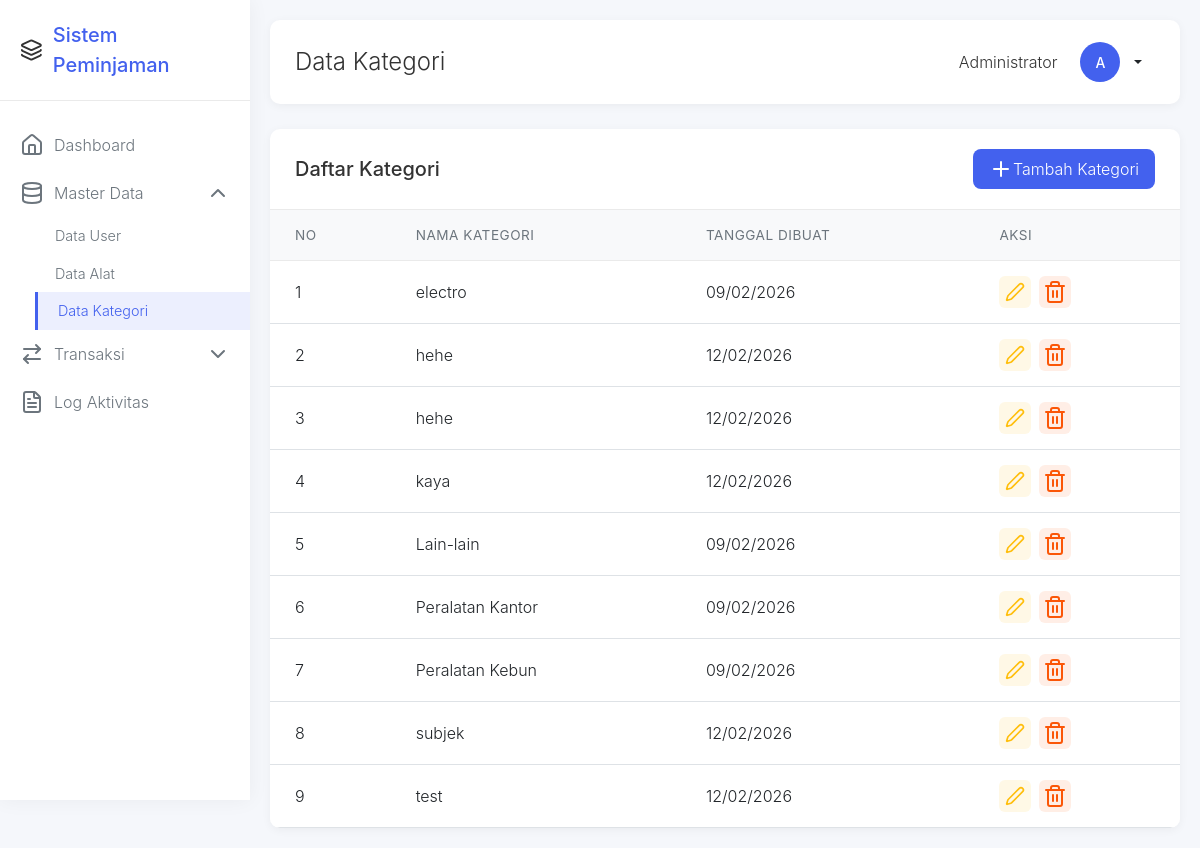
The app's page /admin/kategori.php (signed in) with its own data.
### tables this page shows
CREATE TABLE `kategori` (
  `id` int(11) NOT NULL,
  `nama_kategori` varchar(100) NOT NULL,
  `created_at` timestamp NOT NULL DEFAULT current_timestamp()
);

### admin/kategori.php (the view, shortened to what this page needs)
<?php
 $db = new Database();
 $conn = $db->getConnection();
 $stmt = $conn->prepare("SELECT * FROM kategori ORDER BY nama_kategori");
 $stmt->execute();
 $result = $stmt->get_result();
?>
<!DOCTYPE html>
<html lang="id">
<head>
    <link href="https://cdn.jsdelivr.net/npm/bootstrap@5.3.0/dist/css/bootstrap.min.css" rel="stylesheet">
    <link rel="stylesheet" href="../assets/css/style.css">
</head>
<body>
    <aside class="sidebar" id="sidebar">
        <div class="sidebar-header">
            <i data-lucide="layers"></i>
            <span class="sidebar-logo">Sistem Peminjaman</span>
        </div>
        <nav class="sidebar-menu">
            <a href="dashboard.php" class="menu-item">
                <i data-lucide="home" class="menu-icon"></i>
                <span class="menu-text">Dashboard</span>
            </a>
            <div class="menu-item" data-bs-toggle="collapse" data-bs-target="#masterDataDropdown" aria-expanded="true">
                <i data-lucide="database" class="menu-icon"></i>
                <span class="menu-text">Master Data</span>
                <i data-lucide="chevron-down" class="menu-arrow"></i>
            </div>
            <div class="collapse show dropdown-menu-custom" id="masterDataDropdown">
                <a href="users.php" class="menu-item">
                    <span class="menu-text">Data User</span>
                </a>
                <a href="alat.php" class="menu-item">
                    <span class="menu-text">Data Alat</span>
                </a>
                <a href="kategori.php" class="menu-item active">
                    <span class="menu-text">Data Kategori</span>
                </a>
            </div>
            <div class="menu-item" data-bs-toggle="collapse" data-bs-target="#transaksiDropdown" aria-expanded="false">
                <i data-lucide="arrow-right-left" class="menu-icon"></i>
                <span class="menu-text">Transaksi</span>
                <i data-lucide="chevron-down" class="menu-arrow"></i>
            </div>
            <a href="log_activity.php" class="menu-item">
                <i data-lucide="file-text" class="menu-icon"></i>
                <span class="menu-text">Log Aktivitas</span>
            </a>
        </nav>
    </aside>
    <main class="main-content">
        <div class="top-header">
            <div style="display: flex; align-items: center;">
                <h1 class="page-title">Data Kategori</h1>
            </div>
            <div class="user-profile">
                <span style="margin-right: 10px;"><?php echo $_SESSION['nama']; ?></span>
                <div class="dropdown">
                    <button class="btn btn-sm dropdown-toggle d-flex align-items-center" type="button" id="userDropdown" data-bs-toggle="dropdown" aria-expanded="false">
                        <div class="user-avatar">
                            <?php echo strtoupper(substr($_SESSION['nama'], 0, 1)); ?>
                        </div>
                    </button>
                </div>
            </div>
        </div>
        <div class="table-card">
            <div class="card-header-custom">
                <h5 class="mb-0">Daftar Kategori</h5>
                <button class="btn-add" data-bs-toggle="modal" data-bs-target="#kategoriModal">
                    <i data-lucide="plus"></i> Tambah Kategori
                </button>
            </div>
            <div class="table-responsive">
                <table class="table table-custom">
                    <thead>
                        <tr>
                            <th>No</th>
                            <th>Nama Kategori</th>
                            <th>Tanggal Dibuat</th>
                            <th>Aksi</th>
                        </tr>
                    </thead>
                    <tbody>
                        <?php $no = 1; while ($kategori = $result->fetch_assoc()): ?>
                        <tr>
                            <td><?php echo $no++; ?></td>
                            <td><?php echo $kategori['nama_kategori']; ?></td>
                            <td><?php echo date('d/m/Y', strtotime($kategori['created_at'])); ?></td>
                            <td>
                                <div class="action-buttons">
                                    <button class="btn-action btn-edit" onclick="editKategori(<?php echo $kategori['id']; ?>, '<?php echo $kategori['nama_kategori']; ?>')">
                                        <i data-lucide="edit-2"></i>
                                    </button>
                                    <a href="kategori.php?delete=<?php echo $kategori['id']; ?>" class="btn-action btn-delete" onclick="return confirm('Apakah Anda yakin ingin menghapus kategori ini?')">
                                        <i data-lucide="trash-2"></i>
                                    </a>
                                </div>
                            </td>
                        </tr>
                        <?php endwhile; ?>
                    </tbody>
                </table>
            </div>
        </div>
    </main>
</body>
</html>

### assets/css/style.css (style rules this page uses)
body { font-family: 'Segoe UI', Tahoma, Geneva, Verdana, sans-serif; background-color: #f8f9fa; }
.table { margin-bottom: 0; }
.table th { border-top: none; font-weight: 600; color: #495057; background-color: #f8f9fa; }
.btn { border-radius: 6px; font-weight: 500; transition: all 0.2s ease; }
.btn-sm { padding: 0.375rem 0.75rem; font-size: 0.875rem; }

### admin/kategori.php (style rules this page uses)
:root { --primary-color: #4361ee; --secondary-color: #3f37c9; --success-color: #06ffa5; --info-color: #00b4d8; --warning-color: #ffbe0b; --danger-color: #fb5607; --light-color: #f8f9fa; --dark-color: #212529; --sidebar-width: 250px; --sidebar-collapsed-width: 70px; }
body { font-family: 'Inter', 'Segoe UI', Tahoma, Geneva, Verdana, sans-serif; font-weight: 300; background-color: #f5f7fb; color: #333; }
.sidebar { position: fixed; top: 0; left: 0; height: 100vh; width: var(--sidebar-width); background-color: white; box-shadow: 0 0 20px rgba(0, 0, 0, 0.05); z-index: 1000; transition: all 0.3s ease; }
.sidebar-header { padding: 20px; border-bottom: 1px solid #eaeaea; display: flex; align-items: center; }
.sidebar-logo { font-size: 1.25rem; font-weight: 500; color: var(--primary-color); margin-left: 10px; }
.sidebar-menu { padding: 20px 0; }
.menu-item { padding: 12px 20px; display: flex; align-items: center; color: #6c757d; text-decoration: none; transition: all 0.2s ease; }
.menu-item.active { background-color: rgba(67, 97, 238, 0.1); color: var(--primary-color); border-left: 3px solid var(--primary-color); }
.menu-icon { margin-right: 10px; }
.menu-text { font-weight: 300; }
.dropdown-menu-custom { background-color: transparent; border: none; padding-left: 35px; }
.dropdown-menu-custom .menu-item { font-size: 0.9rem; padding: 8px 20px; }
.main-content { margin-left: var(--sidebar-width); padding: 20px; transition: all 0.3s ease; }
.top-header { background-color: white; padding: 15px 25px; border-radius: 10px; box-shadow: 0 2px 10px rgba(0, 0, 0, 0.05); margin-bottom: 25px; display: flex; justify-content: space-between; align-items: center; }
.page-title { font-size: 1.5rem; font-weight: 300; margin: 0; }
.user-profile { display: flex; align-items: center; }
.user-avatar { width: 40px; height: 40px; border-radius: 50%; background-color: var(--primary-color); color: white; display: flex; align-items: center; justify-content: center; margin-right: 10px; }
.table-card { background-color: white; border-radius: 10px; box-shadow: 0 2px 10px rgba(0, 0, 0, 0.05); overflow: hidden; }
.card-header-custom { padding: 20px 25px; border-bottom: 1px solid #eaeaea; display: flex; justify-content: space-between; align-items: center; }
.btn-add { background-color: var(--primary-color); color: white; border: none; border-radius: 8px; padding: 8px 16px; font-weight: 300; display: flex; align-items: center; transition: all 0.2s ease; }
.table-custom { margin-bottom: 0; }
.table-custom thead th { border-bottom: 1px solid #eaeaea; font-weight: 400; color: #6c757d; font-size: 0.85rem; text-transform: uppercase; letter-spacing: 0.5px; padding: 15px 25px; }
.table-custom tbody td { padding: 15px 25px; vertical-align: middle; border-top: 1px solid #f1f1f1; }
.action-buttons { display: flex; gap: 8px; }
.btn-action { width: 32px; height: 32px; border-radius: 6px; display: flex; align-items: center; justify-content: center; border: none; transition: all 0.2s ease; }
.btn-edit { background-color: rgba(255, 190, 11, 0.1); color: var(--warning-color); }
.btn-delete { background-color: rgba(251, 86, 7, 0.1); color: var(--danger-color); }
.menu-arrow { margin-left: auto; transition: transform 0.3s ease; }
.menu-item[aria-expanded="true"] .menu-arrow { transform: rotate(180deg); }

### records on screen
kategori: nama_kategori "electro", created_at "09/02/2026"
kategori: nama_kategori "hehe", created_at "12/02/2026"
kategori: nama_kategori "hehe", created_at "12/02/2026"
kategori: nama_kategori "kaya", created_at "12/02/2026"
kategori: nama_kategori "Lain-lain", created_at "09/02/2026"
kategori: nama_kategori "Peralatan Kantor", created_at "09/02/2026"
kategori: nama_kategori "Peralatan Kebun", created_at "09/02/2026"
kategori: nama_kategori "subjek", created_at "12/02/2026"
kategori: nama_kategori "test", created_at "12/02/2026"

### other values on screen
$_SESSION['nama'] "Administrator"
substr($_SESSION['nama'], 0, 1) "A"
